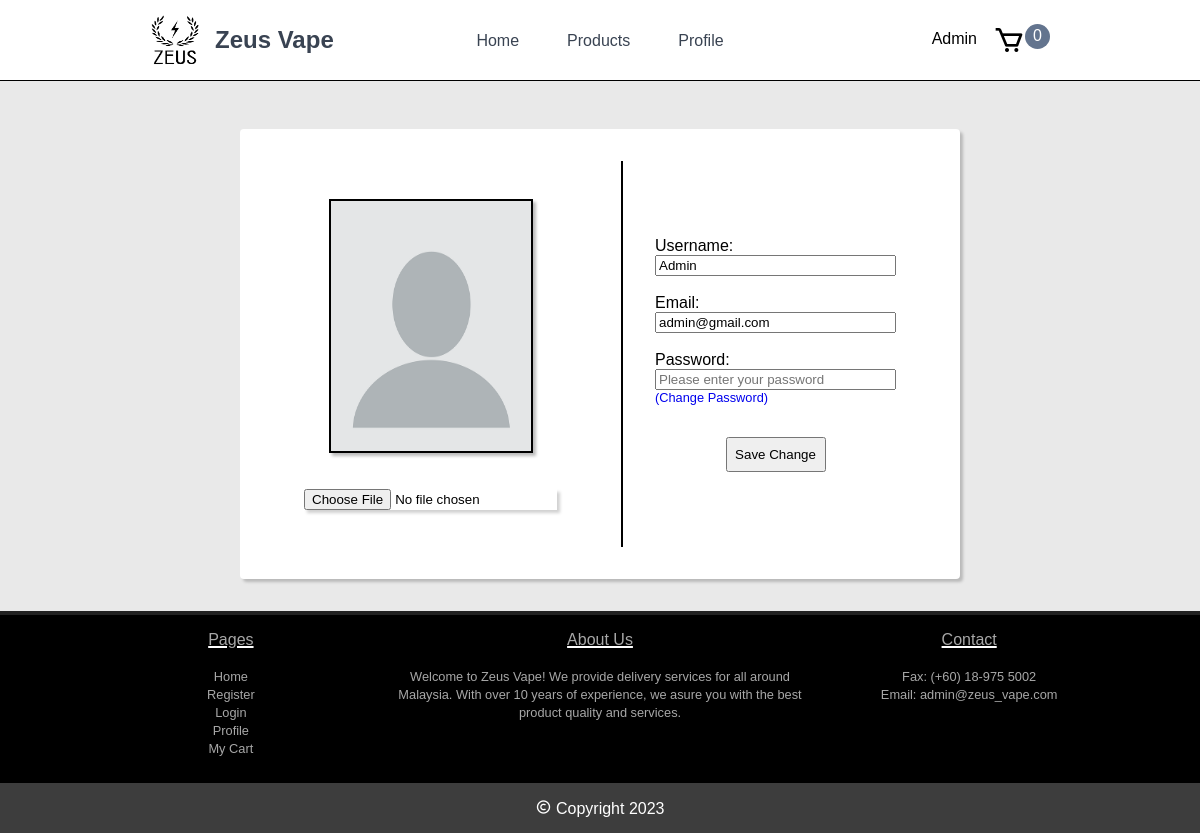
The app's page /user/edit_profile.php (signed in) with its own data.
### tables this page shows
CREATE TABLE `user` (
  `uid` int(255) NOT NULL,
  `email` varchar(255) NOT NULL,
  `username` varchar(255) NOT NULL,
  `password` varchar(255) NOT NULL,
  `permission` varchar(255) NOT NULL DEFAULT 'member',
  `profile_pic` varchar(255) NOT NULL DEFAULT 'user.jpg',
  `join_date` date DEFAULT current_timestamp()
);

### user/edit_profile.php (the view, shortened to what this page needs)
<?php
    include('../server.php');
    $uid = $username = $submitErr = $submitOut = $email = $joinDate = $profile_pic = $permission = "";
    if(isset($_SESSION["member"]) === true){
        $uid = $_SESSION['uid'];
        $sql_userInformation = "SELECT * FROM user WHERE uid='$uid'";
        $res_userInformation = mysqli_query($conn, $sql_userInformation);
        $row_userInformation = mysqli_fetch_array($res_userInformation);
        $username = $row_userInformation['username'];
        $email = $row_userInformation['email'];
        $profile_pic = $row_userInformation["profile_pic"];
    }
    $cartAmount = 0;
?>
<!DOCTYPE html>
<html lang="en">
<head>
    <link rel="stylesheet" href="../css/styles.css">
    <link href='https://unpkg.com/boxicons@2.0.7/css/boxicons.min.css' rel='stylesheet'>
</head>
<body class="body">
    <header>
        <div class="container-wrapper">
            <div onclick="window.location='../index.php'" id="header-logo-contianer">
                <image id="header-logo" src="../resource/images/logo_black.png">
                </image>
                <h2 id="header-title">Zeus Vape</h2>
            </div>
            <div class="nav-bar">
                <div class="nav-bar-items" onclick="window.location='../index.php'">
                    <p>Home</p>
                </div>
                <div class="nav-bar-items" onclick="window.location='../user/product.php'">
                    <p>Products</p>
                </div>
                <div class="nav-bar-items" onclick="window.location='../user/profile.php'">
                    <p>Profile</p>
                </div>
            </div>
            <div class="cart-items">
                <?php if(empty($uid)){ ?>
                    <span id="login-register" onclick="window.location='../user/login_register_page.php'">Login/Register</span>
                <?php }else{ ?>
                    <span id="login-register" onclick="openForm()"><?php echo $username;?></span>
                <?php } ?>
                <i onclick="window.location='../user/mycart.php'" class='bx bx-cart'></i>
                <span id="cart-items-circle">
                    <?php echo $cartAmount; ?>
                </span>
            </div>
        </div>
    </header>
    <form action="<?php $_SERVER['PHP_SELF']; ?>" method="post" enctype="multipart/form-data">
        <section class="flex flex-center">
            <div class="profile-container flex">
                <div class="profile-item-left">
                    <image src="../resource/profile_pic/<?php echo $profile_pic; ?>" id="previewImg" class="profile-item-picture">
                    </image>
                    <br><br>
                    <input id="profile-file-input" type="file" name="file" onchange="previewFile(this);" />
                </div>
                <div class="profile-item-right">
                    <label>Username: </label>
                    <input type="text" required name="username" value="<?php echo $username; ?>" />
                    <br>
                    <label>Email: </label>
                    <input type="email" required name="email" value="<?php echo $email; ?>" />
                    <br>
                    <label>Password: </label>
                    <input type="password" required name="password" placeholder="Please enter your password" />
                    <a href="edit_password.php" style="text-decoration: none; font-size: 0.8rem;">(Change Password)</a>
                    <div class="flex flex-center">
                        <input type="submit" value="Save Change" name="submit" class="button-active" />
                    </div>
                </div>
            </div>
        </section>
    </form>
    <section class="footer">
        <div id="footer-item-1">
            <span class="footer-item-header">Pages</span>
            <br><br>
            <span class="footer-item-list"><a href="../index.php">Home</a></span>
            <br>
            <span class="footer-item-list"><a href="../user/register.php">Register</a></span>
            <br>
            <span class="footer-item-list"><a href="../user/login_register_page.php">Login</a></span>
            <br>
            <span class="footer-item-list"><a href="../user/profile.php">Profile</a></span>
            <br>
            <span class="footer-item-list"><a href="../user/mycart.php">My Cart</a></span>
        </div>
        <div id="footer-item-2">
            <span class="footer-item-header">About Us</span>
            <br><br>
            <span class="footer-item-list">Welcome to Zeus Vape! We provide delivery services for all around Malaysia. With over 10 years of experience, we asure you with the best product quality and services.</span>
        </div>
        <div id="footer-item-3">
            <span class="footer-item-header">Contact</span>
            <br><br>
            <span class="footer-item-list">Fax: (+60) 18-975 5002</span>
            <br>
            <span class="footer-item-list">Email: admin@zeus_vape.com</span>
        </div>
    </section>
    <footer>
        <span><i class='bx bx-copyright icon'></i> Copyright 2023</spam>
    </footer>
</body>
</html>

### css/styles.css (style rules this page uses)
body { margin: 0px; padding: 0px; font-family: 'Franklin Gothic Light', 'Arial Narrow', Arial, sans-serif; background-color: rgb(233, 233, 233); }
section { background-color: rgb(233, 233, 233); }
header { height: 80px; border-bottom: 1px solid black; background-color: white; }
.container-wrapper { margin: auto; width: 75%; height: 80px; display: flex; }
.container-wrapper h2 { width: 100%; color: #394352; margin-top: 1.6rem; }
.nav-bar { display: flex; flex: 1; width: 100%; justify-content: center; }
.nav-bar-items { margin-top: 1rem; }
.nav-bar-items p { color: #394352; margin-left: 1.5rem; margin-right: 1.5rem; }
#header-logo-contianer { flex: 1; position: relative; }
.cart-items { width: 100%; display: flex; justify-content: right; margin-top: 1.5rem; flex: 1; }
.cart-items i { font-size: 2rem; }
#header-logo { width: 50px; height: 50px; display: inline; position: absolute; top: 15px; }
#header-title { display: inline; position: absolute; left: 65px; }
#cart-items-circle { border-radius: 50%; background-color: #63748e; color: #fff; width: 25px; height: 25px; line-height: 23px; text-align: center; }
#login-register { line-height: 30px; margin-right: 1rem; }
footer { border-top: 2px solid black; width: 100%; height: 50px; background-color: rgb(61, 61, 61); text-align: center; }
footer span { position: relative; top: 16px; color: white; }
.flex { display: flex; }
.flex-center { justify-content: center; align-items: center; }
.profile-container { margin-top: 3rem; width: 60%; height: 450px; box-sizing: border-box; padding: 2rem; border-radius: 4px; box-shadow: 3px 3px 3px rgba(0, 0, 0, 0.205); background-color: rgb(255, 255, 255); }
.profile-item-left { flex: 2; display: flex; flex-direction: column; justify-content: center; align-items: center; box-sizing: border-box; padding: 2rem; padding-right: 4rem; border-right: 2px solid black; }
.profile-item-picture { width: 200px; height: 250px; border: 2px solid black; box-shadow: 3px 3px 3px rgba(0, 0, 0, 0.267); }
.profile-item-right { display: flex; flex-direction: column; flex: 3; padding: 2rem; box-sizing: border-box; justify-content: center; }
.button-active { width: 100px; height: 35px; margin-top: 2rem; }
#profile-file-input { box-shadow: 3px 3px 3px rgba(0, 0, 0, 0.185); }
.footer { width: 100%; background-color: black; box-sizing: border-box; padding-top: 1rem; padding-bottom: 1.5rem; margin-top: 2rem; display: flex; padding-left: 5rem; padding-right: 5rem; text-align: center; color: rgb(167, 167, 167); border-top: 4px solid rgba(75, 75, 75, 0.459); }
#footer-item-1 { flex: 2; box-sizing: border-box; padding-left: 1rem; padding-right: 1rem; }
#footer-item-2 { flex: 3; box-sizing: border-box; padding-left: 1rem; padding-right: 1rem; }
#footer-item-3 { flex: 2; box-sizing: border-box; padding-left: 1rem; padding-right: 1rem; }
.footer-item-header { text-decoration: underline 2px solid white; }
.footer-item-list { font-size: 0.8rem; }
.footer-item-list>a { text-decoration: none; color: rgb(167, 167, 167); }

### records on screen
user: username "Admin", profile_pic (placeholder picture), email "admin@gmail.com"

### other values on screen
$cartAmount "0"
